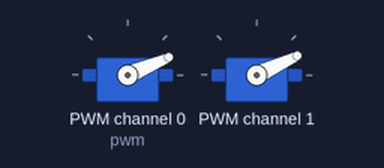
Bench run of a program on a simulated Raspberry Pi (BCM pin numbers). Shown: 2 × servo. Servo angles are drawn from the pulse width (0.5 ms = 0°, 2.5 ms = 180°).

Above: at 0.05 s.
Timing chart, 0 to 3.5 s (numbered marks = the images above):
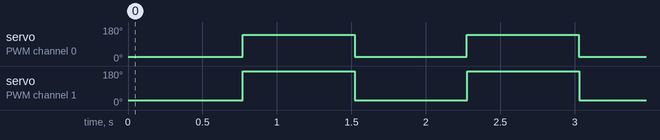

The program:

af_servo4.py
```python
#!/usr/bin/python

from Adafruit_PWM_Servo_Driver import PWM
import time

# ===========================================================================
# Example Code
# ===========================================================================

# Initialise the PWM device using the default address
pwm = PWM(0x40)
# Note if you'd like more debug output you can instead run:
#pwm = PWM(0x40, debug=True)

servoMin = 187  # Min pulse length out of 4096
servoMax = 500  # Max pulse length out of 4096
servo1Min = 190  # Min pulse length out of 4096
servo1Max = 670  # Max pulse length out of 4096

def setServoPulse(channel, pulse):
  pulseLength = 1000000                   # 1,000,000 us per second
  pulseLength /= 60                       # 60 Hz
  print "%d us per period" % pulseLength
  pulseLength /= 4096                     # 12 bits of resolution
  print "%d us per bit" % pulseLength
  pulse *= 1000
  pulse /= pulseLength
  pwm.setPWM(channel, 0, pulse)

pwm.setPWMFreq(60)                        # Set frequency to 60 Hz
while (True):
  # Change speed of continuous servo on channel O
  #pwm.setPWM(15, 0, servoMin)
  pwm.setPWM(0, 0, servoMin)
  pwm.setPWM(1, 0, servo1Min)
  #pwm.setPWM(2, 0, servoMin)
  #pwm.setPWM(3, 0, servoMin)
  #pwm.setPWM(4, 0, servoMin)
  time.sleep(0.75)
  #pwm.setPWM(15, 0, servoMax)
  pwm.setPWM(0, 0, servoMax)
  pwm.setPWM(1, 0, servo1Max)
  #pwm.setPWM(2, 0, servoMax)
  #pwm.setPWM(3, 0, servoMax)
  #pwm.setPWM(4, 0, servoMax)
  time.sleep(0.75)
```

Measured:
- by itself, servo on PWM channel 0 (pwm): alternates 138° for 0.75 s and 23° for 0.75 s
- by itself, servo on PWM channel 1: alternates 180° for 0.75 s and 25° for 0.75 s
